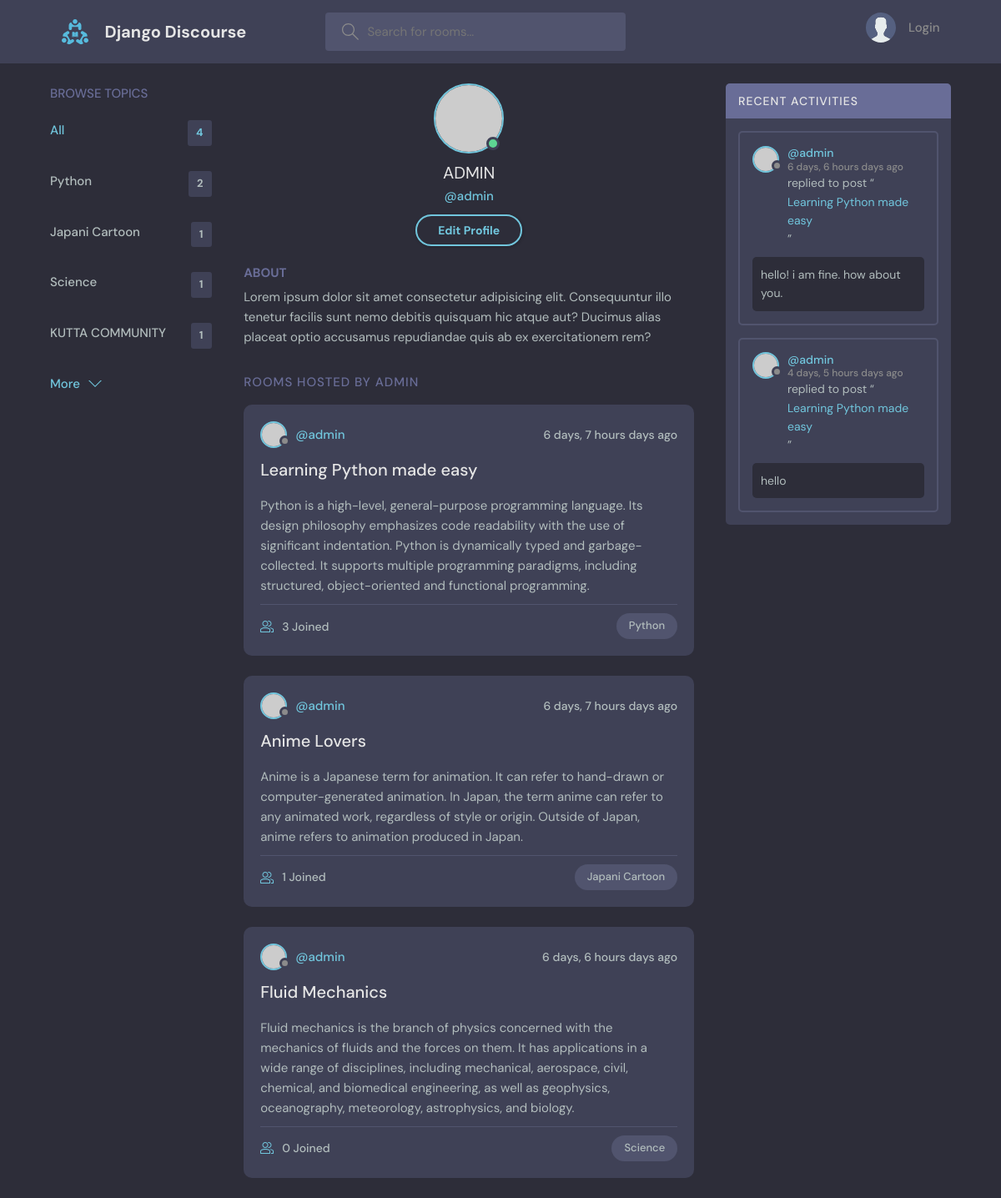
The app's page /userprofile/1, older data.
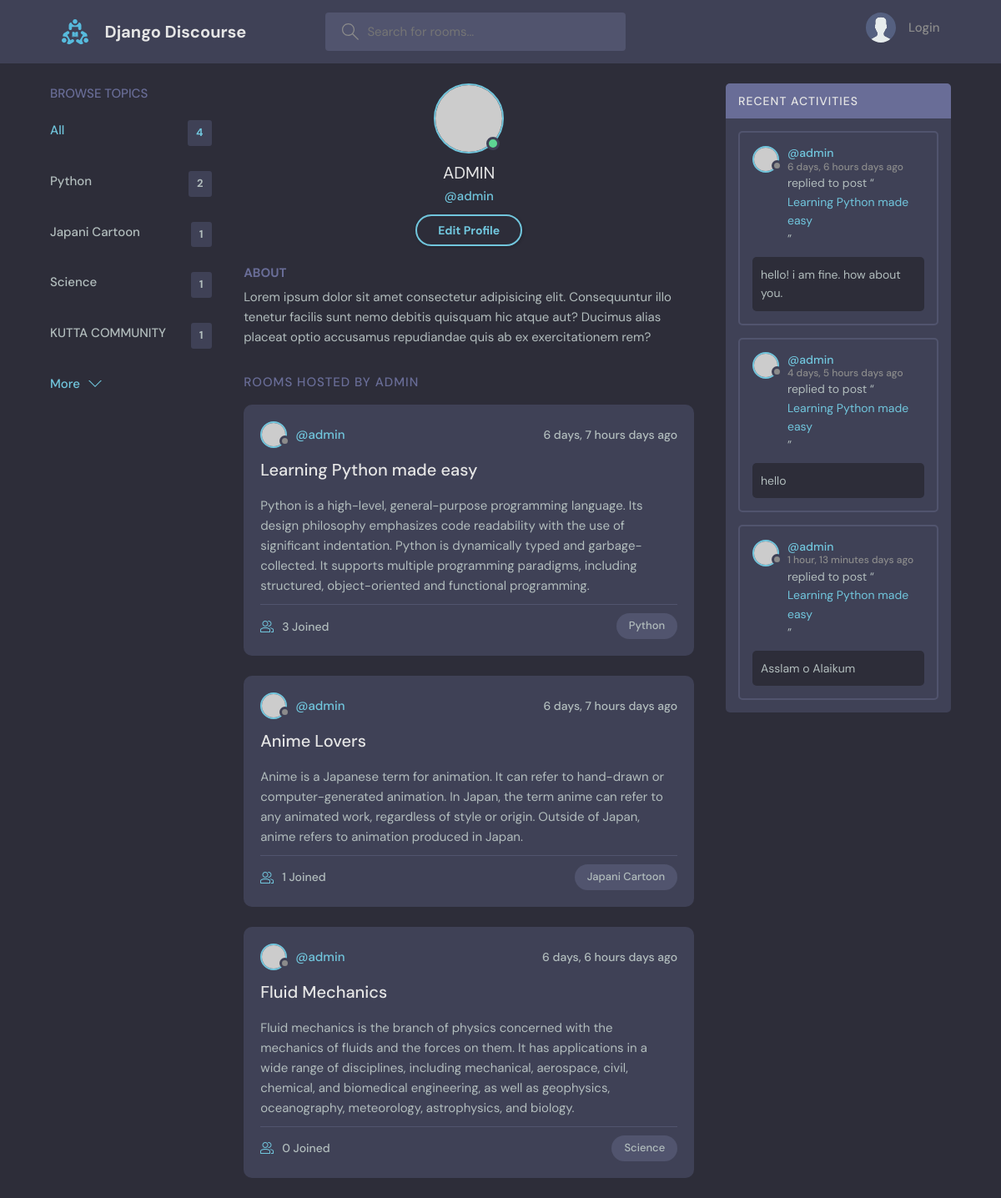
The same page, newer data.
### chat/models.py (models this page shows, shortened)
class Topic(models.Model):
    topic = models.CharField(max_length=200)
    def __str__(self):
        return self.topic

class Room(models.Model):
    host = models.ForeignKey(User,on_delete=models.SET_NULL,null=True)
    name = models.CharField(max_length=200)
    description = models.TextField(null=True,blank=True)
    participants = models.ManyToManyField(User,related_name="Participants",blank=True)
    topic = models.ForeignKey(Topic,on_delete=models.SET_NULL,null=True)
    updated = models.DateTimeField(auto_now=True)
    created = models.DateTimeField(auto_now_add=True)
    class Meta:
        ordering = ['-updated','-created']
    def __str__(self):
        return self.name

class Message(models.Model):
    user = models.ForeignKey(User,on_delete=models.CASCADE)
    room = models.ForeignKey(Room,on_delete=models.CASCADE)
    message = models.TextField()
    updated = models.DateTimeField(auto_now=True)
    created = models.DateTimeField(auto_now_add=True)

### chat/views.py (the view)
# urls.py: path('userprofile/<str:pk>',views.userProfile,name="userprofile"),
def userProfile(request,pk):
    user = User.objects.get(id=pk)
    rooms = user.room_set.all()
    chats = user.message_set.all()
    topics = Topic.objects.all()
    context = {'user' : user,'rooms' : rooms,'chats' : chats,'topics' : topics}
    return render(request,'chat/profile.html',context)

### chat/templates/chat/profile.html
{% extends "base.html" %}
{% block content %}
  <main class="profile-page layout layout--3">
    <div class="container">
      {% include 'chat/topics_components.html' %}
      <div class="roomList">
        <div class="profile">
          <div class="profile__avatar">
            <div class="avatar avatar--large active">
              <img src="https://randomuser.me/api/portraits/men/11.jpg" />
            </div>
          </div>
          <div class="profile__info">
            <h3 style="text-transform: uppercase;">{{user.username}}</h3>
            <p>@{{user.username}}</p>
            <a href="edit-user.html" class="btn btn--main btn--pill">Edit Profile</a>
          </div>
          <div class="profile__about">
            <h3>About</h3>
            <p>
              Lorem ipsum dolor sit amet consectetur adipisicing elit. Consequuntur illo tenetur
              facilis sunt nemo debitis quisquam hic atque aut? Ducimus alias placeat optio
              accusamus repudiandae quis ab ex exercitationem rem?
            </p>
          </div>
        </div>
        <div class="roomList__header">
          <div>
            <h2>Rooms Hosted by {{user.username}}</a>
            </h2>
          </div>
        </div>
        {% include 'chat/feed_components.html' %}
      </div>
        {% include 'chat/activity_components.html' %}
    </div>
  </main>
{% endblock %}

### templates/base.html (shortened to what this page needs)
<!DOCTYPE html>
{% load static %}
<html lang="en">
  <head>
    <link rel="stylesheet" href="{% static 'styles/style.css' %}" />
  </head>
  <body>
    {% include 'navbar.html' %}
    {% block content %}
    {% endblock %}
  </body>
</html>

### templates/navbar.html (shortened to what this page needs)
{% load static %}
<header class="header header--loggedIn">
    <div class="container">
      <a href="{% url 'home' %}" class="header__logo">
        <img src="{% static 'images/logo.svg' %}" />
        <h1>Django Discourse</h1>
      </a>
      <form class="header__search" method="GET" action="{% url 'home' %}">
        <label>
          <input name="q" placeholder="Search for rooms..." />
        </label>
      </form>
      <nav class="header__menu">
        {% if request.user.is_authenticated %}
        <div class="header__user">
          <a href="{% url 'userprofile' request.user.id %}">
            <div class="avatar avatar--medium active">
              <img src="https://randomuser.me/api/portraits/men/37.jpg" />
            </div>
            <p style="text-transform: uppercase;">{{ request.user.username }} <span style="text-transform: none;">@{{ request.user.username}}</span></p>
          </a>
          <button class="dropdown-button">
            <svg version="1.1" xmlns="http://www.w3.org/2000/svg" width="32" height="32" viewBox="0 0 32 32">
              <title>chevron-down</title>
              <path d="M16 21l-13-13h-3l16 16 16-16h-3l-13 13z"></path>
            </svg>
          </button>
        </div>
        {% else %}
        <a href="{% url 'loginpage' %}">
          <img src="{% static 'images/avatar.svg' %}" />
          <p>Login</p>
        </a>
        {% endif %}
      </nav>
    </div>
  </header>

### chat/templates/chat/topics_components.html (shortened to what this page needs)
<div class="topics">
    <div class="topics__header">
      <h2>Browse Topics</h2>
    </div>
    <ul class="topics__list">
      <li>
        <a href="{% url 'home' %}" class="active">All<span>{{topics.count}}</span></a>
      </li>
      {% for topic in topics %}
      <li>
        <a href="{% url 'home' %}?q={{topic}}">{{topic}}<span>{{topic.room_set.all.count}}</span></a>
      </li>
      {% endfor %}
    </ul>
    <a class="btn btn--link" href="topics.html">
      More
      <svg
        version="1.1"
        xmlns="http://www.w3.org/2000/svg"
        width="32"
        height="32"
        viewBox="0 0 32 32"
      >
        <title>chevron-down</title>
        <path d="M16 21l-13-13h-3l16 16 16-16h-3l-13 13z"></path>
      </svg>
    </a>
  </div>

### chat/templates/chat/feed_components.html (shortened to what this page needs)
{% for room in rooms %}
<div class="roomListRoom">
    <div class="roomListRoom__header">
      <a href="{% url 'userprofile' room.host.id %}" class="roomListRoom__author">
        <div class="avatar avatar--small">
          <img src="https://randomuser.me/api/portraits/women/11.jpg" />
        </div>
        <span>@{{ room.host }}</span>
      </a>
      <div class="roomListRoom__actions">
        <span>{{ room.created|timesince }} days ago</span>
      </div>
    </div>
    <div class="roomListRoom__content">
      <a href="{% url 'room' room.id %}">{{ room.name }}</a>
      <p>
        {{ room.description }}
      </p>
    </div>
    <div class="roomListRoom__meta">
      <a href="{% url 'room' room.id %}" class="roomListRoom__joined">
        {{ room.participants.count }} Joined
      </a>
      <p class="roomListRoom__topic">{{room.topic}}</p>
    </div>
  </div>
  {% endfor %}

### chat/templates/chat/activity_components.html (shortened to what this page needs)
<div class="activities">
    <div class="activities__header">
      <h2>Recent Activities</h2>
    </div>
    {% for chat in chats|slice:":3" %}
    <div class="activities__box">
      <div class="activities__boxHeader roomListRoom__header">
        <a href="{% url 'userprofile' chat.user.id %}" class="roomListRoom__author">
          <div class="avatar avatar--small">
            <img src="https://randomuser.me/api/portraits/women/11.jpg" />
          </div>
          <p>
            @{{chat.user}}
            <span>{{chat.created|timesince}} days ago</span>
          </p>
        </a>
      </div>
      <div class="activities__boxContent">
        <p>
          replied to post “<a href="{% url 'room' chat.room.id %}">{{chat.room}}</a
          >”
        </p>
        <div class="activities__boxRoomContent">
            {{chat.message}}
        </div>
      </div>
    </div>
    {% endfor %}
  </div>

Row changes from the older to the newer data that the page shows:
added Message: user "admin", created "1 hour, 13 minutes", room "Learning Python made easy", message "Asslam o Alaikum"
